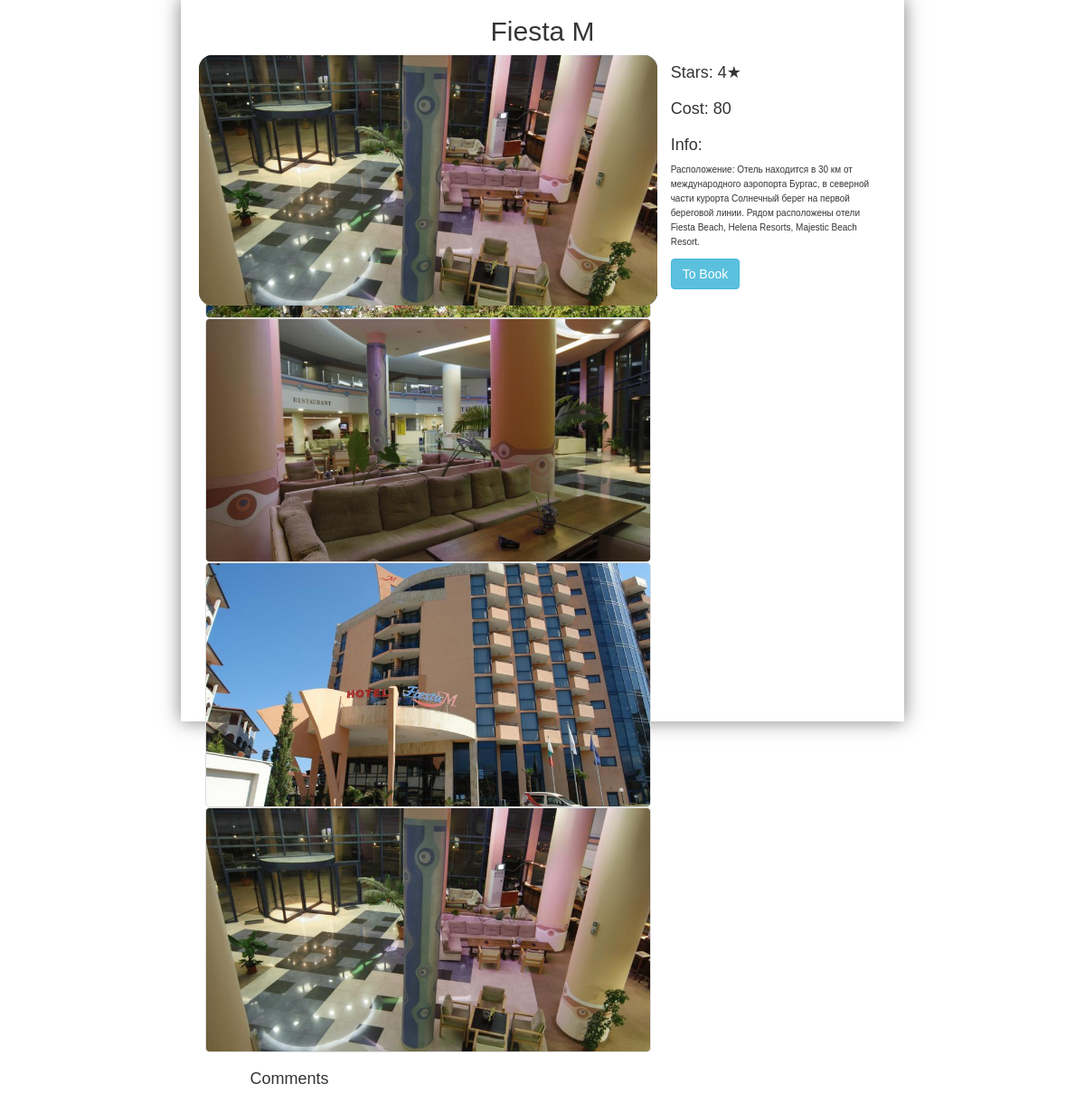
Screenshot of /pages/hotelinfo2.php?hid=5 with the database file from the repository.
### tables this page shows
CREATE TABLE IF NOT EXISTS `Hotels` (
  `id` int(11) NOT NULL,
  `hotel` varchar(64) DEFAULT NULL,
  `cityid` int(11) DEFAULT NULL,
  `countryid` int(11) DEFAULT NULL,
  `stars` int(11) DEFAULT NULL,
  `cost` int(11) DEFAULT NULL,
  `info` varchar(1024) DEFAULT NULL
);

CREATE TABLE IF NOT EXISTS `Images` (
  `id` int(11) NOT NULL,
  `imagepath` varchar(255) DEFAULT NULL,
  `hotelid` int(11) DEFAULT NULL
);

### pages/hotelinfo2.php (the view, shortened to what this page needs)
<!DOCTYPE html>
<html lang="en">
<head>
    <link href="../CSS/bootstrap.min.css" rel="stylesheet">
    <link href="../CSS/style.css" rel="stylesheet">
    <link rel="stylesheet" href="../slick/slick.css">
    <link rel="stylesheet" href="../slick/slick-theme.css">
    <link rel="stylesheet" href="../CSS/carousel.css">
</head>
    <body>
    <div class="container-fluid main">
        <div class="col-lg-2 col-md-1 col-sm-1 col-xs-1">
        </div>
        <div class="col-lg-8 col-md-10 col-sm-10 col-xs-10">
            <div class="container-fluid content">
                <?php
                include_once('footer.php');
                ?>
                <p><h2 align="center">
                        <?php
                        $hid=$_GET['hid'];
                        $sel2='select*from hotels where id='.$hid;
                        $res2=mysql_query($sel2);
                        $row2=mysql_fetch_array($res2, MYSQL_ASSOC);
                        echo $row2['hotel'];
                        ?>
                    </h2>
                </p>
                <div class="container-fluid" style="height: auto; margin-left: 20px; margin-right: 20px">
                    <div class="col-lg-8 col-md-8 col-sm-8">
                        <div class="container car1" align="left">
                        <div class="sl">
                            <?php
                                $hid=$_GET['hid'];
                                $sel1='select*from images where hotelid='.$hid;
                                $res1=mysql_query($sel1);
                                while ($row1=mysql_fetch_array($res1, MYSQL_ASSOC))
                                {
                                    echo '<div class="sl__slide">';
                                    echo '<img src="'.$row1['imagepath'].'" class="sl__img">';
                                    echo '</div>';
                                }
                            ?>
                        </div>
                        <div class="sl2">
                            <?php
                                $hid=$_GET['hid'];
                                $sel1='select*from images where hotelid='.$hid;
                                $res1=mysql_query($sel1);
                                while ($row1=mysql_fetch_array($res1, MYSQL_ASSOC))
                                {
                                    echo '<div class="sl2__slide">';
                                    echo '<img src="'.$row1['imagepath'].'">';
                                    echo '</div>';
                                }
                            ?>
                        </div>
                    </div>
                    </div>
                    <div class="col-lg-4 col-md-4 col-sm-4">
                        <div class="container tab1">
                            <?php
                                $hid=$_GET['hid'];
                                $sel2='select*from hotels where id='.$hid;
                                $res2=mysql_query($sel2);
                                $row2=mysql_fetch_array($res2, MYSQL_ASSOC);
                                echo '<table class="tabinf">';
                                echo '<tr>';
                                echo '<td><h4>Stars: </h4></td>';
                                echo '<td style="padding-left: 5px"><h4>'.$row2['stars'].'&#9733;</h4></td>';
                                echo '</tr>';
                                echo '<tr>';
                                echo '<td><h4>Cost: </h4></td>';
                                echo '<td><h4>'.$row2['cost'].'</h4></td>';
                                echo '</tr>';
                                echo '</table>';
                                echo '<p><h4 align="left">Info:</h4><font size="1" face="Arial"> '.$row2['info'].'</font><p>';
                            ?>
                        </div>
                        <input type="submit" name="book" value="To Book" class="btn btn-info">
                    </div>
                </div>
                <div class="comments">
                    <p><h4 align="center">Comments</h4></p>
                    <?php
                        $hid=$_GET['hid'];
                        $sel3='select*from Comments where id='.$hid;
                        $res3=mysql_query($sel3);
                        $row3=mysql_fetch_array($res3, MYSQL_ASSOC);
                        echo '<div class="comment">';
                        echo '<p>'.$row3['datein'].'&nbsp;'.$row3['login'].'</p>';
                        echo '</div>';
                    ?>
                </div>
            </div>
        </div>
        <div class="col-lg-2 col-md-1 col-sm-1 col-xs-1">
        </div>
    </div>
    </body>
</html>

### CSS/style.css (style rules this page uses)
html,body { height:100%; }
body { background: url("../images/bgs/bg6.jpg") no-repeat top left fixed; background-size: cover; }
.container-fluid,.col-lg-2,.col-lg-8,.row { height:100%; padding-right: 0; padding-left: 0; }
.content { height: 100%; background-color: white; background-size: cover; opacity: 1; top: 0; left: 0; bottom: 0; right: 0; position:absolute; z-index: -1; box-shadow: 0 0 20px rgba(0,0,0,0.5); }
.main { min-width: 100%; min-height: 100%; }
.container.tab1 { padding-right: 0; padding-left: 0; margin-right: 0; margin-left: 0; width: 100%; }
.container.car1 { padding-right: 0; padding-left: 0; margin-right: 0; margin-left: 0; max-width:100%; }
.tabinf { background:white; }
.comments { margin-top: 20px; margin-left: 20px; max-width: 200px; }

### CSS/carousel.css (style rules this page uses)
html { -ms-text-size-adjust:100%;-webkit-text-size-adjust:100% }
body { margin:0 }
img { border-style:none }
button,input,select,textarea { font:inherit;margin:0 }
button,input { overflow:visible }
[type=reset],[type=submit],button,html [type=button] { -webkit-appearance:button }
body { font: 1em/1.6em sans-serif; color: #353535; }
.content { position:static; z-index: -50; }
.main { max-width: 500px; }
.sl__slide { overflow: auto; margin: auto; position: absolute; top: 0; left: 0; bottom: 0; right: 0; }
.sl__slide img { border-radius: 15px; overflow: auto; margin: auto; top: 0; left: 0; bottom: 0; right: 0; }
.sl2 { margin: 20px 0 0; }
.sl2__slide { margin: 0 7px; outline: none; }
.sl2__slide img { padding: 1px; background: #ddd; border-radius: 5px; cursor:pointer; -webkit -transition: background .3s; -o -transition: background .3s; transition: background .3s; }
img { max-width: 100%; height: auto; }

### rows the page displays
hotels: hotel "Fiesta M", stars "4", cost "80", info "Расположение: Отель находится в 30 км от международного аэропорта Бургас, в северной части курорта Солнечный берег на первой береговой линии. Рядом расположены отели Fiesta Beach, Helena Resorts, Majestic Beach Resort."
images: imagepath (picture)
images: imagepath (picture)
images: imagepath (picture)
